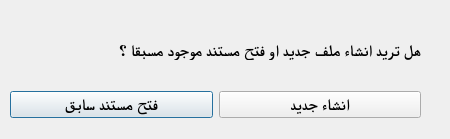
<?xml version="1.0" encoding="UTF-8"?>
<ui version="4.0">
 <class>Dialog</class>
 <widget class="QDialog" name="Dialog">
  <property name="geometry">
   <rect>
    <x>0</x>
    <y>0</y>
    <width>450</width>
    <height>139</height>
   </rect>
  </property>
  <property name="windowTitle">
   <string>Dialog</string>
  </property>
  <widget class="QLabel" name="text">
   <property name="geometry">
    <rect>
     <x>80</x>
     <y>40</y>
     <width>341</width>
     <height>20</height>
    </rect>
   </property>
   <property name="font">
    <font>
     <family>Times New Roman</family>
     <pointsize>12</pointsize>
     <weight>75</weight>
     <bold>true</bold>
    </font>
   </property>
   <property name="layoutDirection">
    <enum>Qt::LeftToRight</enum>
   </property>
   <property name="text">
    <string>هل تريد انشاء ملف جديد او فتح مستند موجود مسبقا ؟</string>
   </property>
  </widget>
  <widget class="QWidget" name="">
   <property name="geometry">
    <rect>
     <x>10</x>
     <y>90</y>
     <width>411</width>
     <height>30</height>
    </rect>
   </property>
   <layout class="QHBoxLayout" name="horizontalLayout">
    <item>
     <widget class="QPushButton" name="pushButton_2">
      <property name="font">
       <font>
        <family>Times New Roman</family>
        <pointsize>12</pointsize>
        <weight>75</weight>
        <bold>true</bold>
       </font>
      </property>
      <property name="text">
       <string>فتح مستند سابق</string>
      </property>
     </widget>
    </item>
    <item>
     <widget class="QPushButton" name="pushButton">
      <property name="font">
       <font>
        <family>Times New Roman</family>
        <pointsize>12</pointsize>
        <weight>75</weight>
        <bold>true</bold>
       </font>
      </property>
      <property name="text">
       <string>انشاء جديد</string>
      </property>
     </widget>
    </item>
   </layout>
  </widget>
 </widget>
 <resources/>
 <connections/>
</ui>
